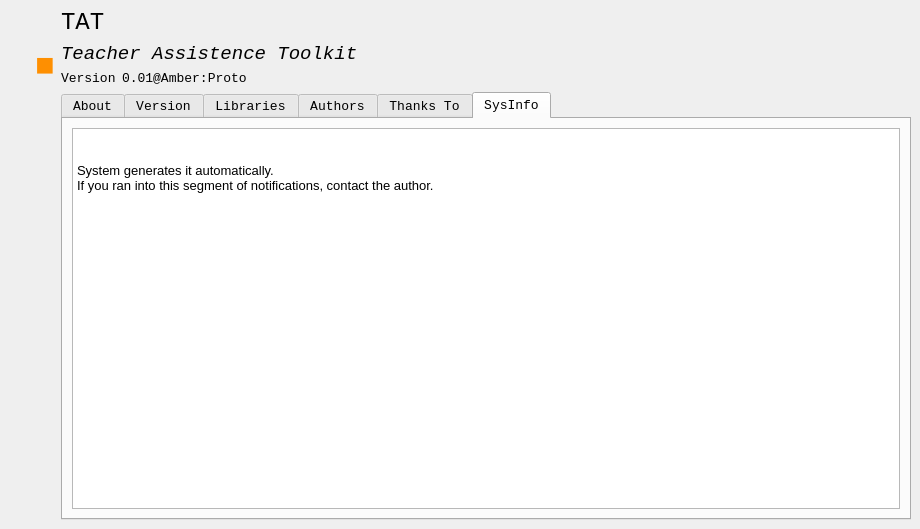
<ui version="4.0">
 <author/>
 <comment/>
 <exportmacro/>
 <class>DecraptedAboutInterface</class>
 <widget class="QMainWindow" name="DecraptedAboutInterface">
 <property name="windowModality">
  <enum>Qt::WindowModal</enum>
 </property>
  <property name="geometry">
   <rect>
    <x>0</x>
    <y>0</y>
    <width>920</width>
    <height>529</height>
   </rect>
  </property>
  <property name="windowTitle">
   <string>About TAT</string>
   </property>
   <widget class="QWidget" name="AboutInterfaceLayout">
    <layout class="QGridLayout" name="gridLayout">
     <item row="0" column="0">
      <layout class="QVBoxLayout" name="verticalLayout_2">
       <item>
        <widget class="QLabel" name="PicLabel">
         <property name="sizePolicy">
          <sizepolicy hsizetype="Minimum" vsizetype="Minimum">
           <horstretch>0</horstretch>
           <verstretch>0</verstretch>
          </sizepolicy>
         </property>
         <property name="text">
          <string/>
         </property>
         <property name="pixmap">
          <pixmap resource="resources.qrc">:/pics/resources/pics/Beacon.png</pixmap>
         </property>
        </widget>
       </item>
       <item>
        <spacer name="verticalSpacer_2">
         <property name="orientation">
          <enum>Qt::Vertical</enum>
         </property>
         <property name="sizeHint" stdset="0">
          <size>
           <width>20</width>
           <height>40</height>
          </size>
         </property>
        </spacer>
       </item>
      </layout>
     </item>
     <item row="0" column="1">
      <layout class="QVBoxLayout" name="verticalLayout" stretch="0,1,3">
       <item>
        <spacer name="verticalSpacer_3">
         <property name="orientation">
          <enum>Qt::Vertical</enum>
         </property>
         <property name="sizeHint" stdset="0">
          <size>
           <width>20</width>
           <height>40</height>
          </size>
         </property>
        </spacer>
       </item>
       <item>
        <widget class="QLabel" name="ColorLabel">
         <property name="sizePolicy">
          <sizepolicy hsizetype="Fixed" vsizetype="Fixed">
           <horstretch>0</horstretch>
           <verstretch>0</verstretch>
          </sizepolicy>
         </property>
         <property name="font">
          <font>
           <pointsize>18</pointsize>
           <italic>true</italic>
          </font>
         </property>
         <property name="statusTip">
          <string>#FE8F01</string>
         </property>
         <property name="whatsThis">
          <string>#FE8F01</string>
         </property>
         <property name="styleSheet">
          <string notr="true">color: rgb(254, 143, 1);</string>
         </property>
         <property name="text">
          <string>◼</string>
         </property>
        </widget>
       </item>
       <item>
        <spacer name="verticalSpacer">
         <property name="orientation">
          <enum>Qt::Vertical</enum>
         </property>
         <property name="sizeType">
          <enum>QSizePolicy::Expanding</enum>
         </property>
         <property name="sizeHint" stdset="0">
          <size>
           <width>20</width>
           <height>40</height>
          </size>
         </property>
        </spacer>
       </item>
      </layout>
     </item>
     <item row="0" column="2">
      <layout class="QVBoxLayout" name="TATInfoLayout">
       <item>
        <layout class="QVBoxLayout" name="TATCoreInfoLayout">
         <item>
          <widget class="QLabel" name="TATLabel">
           <property name="font">
            <font>
             <family>Courier New</family>
             <pointsize>18</pointsize>
             <italic>false</italic>
            </font>
           </property>
           <property name="text">
            <string>TAT</string>
           </property>
          </widget>
         </item>
         <item>
          <widget class="QLabel" name="TATFullLabel">
           <property name="font">
            <font>
             <family>Courier New</family>
             <pointsize>14</pointsize>
             <italic>true</italic>
            </font>
           </property>
           <property name="text">
            <string>Teacher Assistence Toolkit</string>
           </property>
          </widget>
         </item>
         <item>
          <layout class="QHBoxLayout" name="VersionLayot">
           <item>
            <widget class="QLabel" name="VersionLabel">
             <property name="sizePolicy">
              <sizepolicy hsizetype="Fixed" vsizetype="Preferred">
               <horstretch>0</horstretch>
               <verstretch>0</verstretch>
              </sizepolicy>
             </property>
             <property name="font">
              <font>
               <family>Courier New</family>
               <pointsize>10</pointsize>
              </font>
             </property>
             <property name="text">
              <string>Version</string>
             </property>
            </widget>
           </item>
           <item>
            <widget class="QLabel" name="VersionFullLabel">
             <property name="font">
              <font>
               <family>Courier New</family>
               <pointsize>10</pointsize>
              </font>
             </property>
             <property name="text">
              <string>0.01@Amber:Proto</string>
             </property>
            </widget>
           </item>
          </layout>
         </item>
        </layout>
       </item>
       <item>
        <widget class="QTabWidget" name="DetailTab">
         <property name="enabled">
          <bool>true</bool>
         </property>
         <property name="font">
          <font>
           <family>Courier New</family>
           <pointsize>10</pointsize>
          </font>
         </property>
         <property name="currentIndex">
          <number>5</number>
         </property>
         <widget class="QWidget" name="About">
          <property name="enabled">
           <bool>true</bool>
          </property>
          <attribute name="title">
           <string>About</string>
          </attribute>
          <layout class="QGridLayout" name="gridLayout_3">
           <item row="0" column="0">
            <widget class="QPlainTextEdit" name="AboutDisplay">
             <property name="enabled">
              <bool>true</bool>
             </property>
             <property name="font">
              <font>
               <family>Arial</family>
               <pointsize>10</pointsize>
              </font>
             </property>
             <property name="frameShape">
              <enum>QFrame::NoFrame</enum>
             </property>
             <property name="readOnly">
              <bool>true</bool>
             </property>
             <property name="plainText">
              <string>TAT - Teacher Assistence Toolkit
 A Toolkit aimed to help teachers finish boring jobs easily and seemlessly.

 (c) 2017-2018 Beacon Qt DevGrp
 License:GNU Lesser General Public License v3.0
 </string>
             </property>
            </widget>
           </item>
          </layout>
         </widget>
         <widget class="QWidget" name="VersionDetail">
          <property name="enabled">
           <bool>true</bool>
          </property>
          <attribute name="title">
           <string>Version</string>
          </attribute>
          <layout class="QGridLayout" name="gridLayout_7">
           <item row="0" column="0">
            <widget class="QTextBrowser" name="VersionDetailDisplay">
             <property name="enabled">
              <bool>true</bool>
             </property>
             <property name="font">
              <font>
               <family>Arial</family>
               <pointsize>10</pointsize>
               <italic>false</italic>
              </font>
             </property>
             <property name="frameShape">
              <enum>QFrame::NoFrame</enum>
             </property>
             <property name="html">
              <string>&lt;!DOCTYPE HTML PUBLIC &quot;-//W3C//DTD HTML 4.0//EN&quot; &quot;http://www.w3.org/TR/REC-html40/strict.dtd&quot;&gt;
 &lt;html&gt;&lt;head&gt;&lt;meta name=&quot;qrichtext&quot; content=&quot;1&quot; /&gt;&lt;style type=&quot;text/css&quot;&gt;
 p, li { white-space: pre-wrap; }
 &lt;/style&gt;&lt;/head&gt;&lt;body style=&quot; font-family:'Arial'; font-size:10pt; font-weight:400; font-style:normal;&quot;&gt;
 &lt;p style=&quot; margin-top:0px; margin-bottom:0px; margin-left:0px; margin-right:0px; -qt-block-indent:0; text-indent:0px;&quot;&gt;System generates it automatically.&lt;/p&gt;
 &lt;p style=&quot; margin-top:0px; margin-bottom:0px; margin-left:0px; margin-right:0px; -qt-block-indent:0; text-indent:0px;&quot;&gt;If you ran into this segment of notifications, contact the author.&lt;/p&gt;&lt;/body&gt;&lt;/html&gt;</string>
             </property>
            </widget>
           </item>
          </layout>
         </widget>
         <widget class="QWidget" name="Libraries">
          <property name="enabled">
           <bool>true</bool>
          </property>
          <attribute name="title">
           <string>Libraries</string>
          </attribute>
          <layout class="QGridLayout" name="gridLayout_4">
           <item row="0" column="0">
            <widget class="QTextBrowser" name="LibrariesDisplay">
             <property name="enabled">
              <bool>true</bool>
             </property>
             <property name="font">
              <font>
               <family>Arial</family>
               <pointsize>10</pointsize>
              </font>
             </property>
             <property name="frameShape">
              <enum>QFrame::NoFrame</enum>
             </property>
             <property name="html">
              <string>&lt;!DOCTYPE HTML PUBLIC &quot;-//W3C//DTD HTML 4.0//EN&quot; &quot;http://www.w3.org/TR/REC-html40/strict.dtd&quot;&gt;
 &lt;html&gt;&lt;head&gt;&lt;meta name=&quot;qrichtext&quot; content=&quot;1&quot; /&gt;&lt;style type=&quot;text/css&quot;&gt;
 p, li { white-space: pre-wrap; }
 &lt;/style&gt;&lt;/head&gt;&lt;body style=&quot; font-family:'Arial'; font-size:10pt; font-weight:400; font-style:normal;&quot;&gt;
 &lt;p style=&quot; margin-top:0px; margin-bottom:0px; margin-left:0px; margin-right:0px; -qt-block-indent:0; text-indent:0px;&quot;&gt;System generates it automatically.&lt;/p&gt;
 &lt;p style=&quot; margin-top:0px; margin-bottom:0px; margin-left:0px; margin-right:0px; -qt-block-indent:0; text-indent:0px;&quot;&gt;If you ran into this segment of notifications, contact the author.&lt;/p&gt;&lt;/body&gt;&lt;/html&gt;</string>
             </property>
             <property name="openLinks">
              <bool>false</bool>
             </property>
            </widget>
           </item>
          </layout>
         </widget>
         <widget class="QWidget" name="Authors">
          <property name="enabled">
           <bool>true</bool>
          </property>
          <attribute name="title">
           <string>Authors</string>
          </attribute>
          <layout class="QGridLayout" name="gridLayout_6">
           <item row="0" column="0">
            <widget class="QTextBrowser" name="AuthorsDiaplay">
             <property name="enabled">
              <bool>true</bool>
             </property>
             <property name="font">
              <font>
               <family>Arial</family>
               <pointsize>10</pointsize>
              </font>
             </property>
             <property name="frameShape">
              <enum>QFrame::NoFrame</enum>
             </property>
             <property name="html">
              <string>&lt;!DOCTYPE HTML PUBLIC &quot;-//W3C//DTD HTML 4.0//EN&quot; &quot;http://www.w3.org/TR/REC-html40/strict.dtd&quot;&gt;
 &lt;html&gt;&lt;head&gt;&lt;meta name=&quot;qrichtext&quot; content=&quot;1&quot; /&gt;&lt;style type=&quot;text/css&quot;&gt;
 p, li { white-space: pre-wrap; }
 &lt;/style&gt;&lt;/head&gt;&lt;body style=&quot; font-family:'Arial'; font-size:10pt; font-weight:400; font-style:normal;&quot;&gt;
 &lt;p style=&quot; margin-top:0px; margin-bottom:0px; margin-left:0px; margin-right:0px; -qt-block-indent:0; text-indent:0px;&quot;&gt;Please report bugs or unexpected behavior to Beacon1096@outlook.com.&lt;/p&gt;
 &lt;p style=&quot;-qt-paragraph-type:empty; margin-top:0px; margin-bottom:0px; margin-left:0px; margin-right:0px; -qt-block-indent:0; text-indent:0px;&quot;&gt;&lt;br /&gt;&lt;/p&gt;
 &lt;p style=&quot; margin-top:0px; margin-bottom:0px; margin-left:0px; margin-right:0px; -qt-block-indent:0; text-indent:0px;&quot;&gt;&lt;span style=&quot; font-weight:600;&quot;&gt;Beacon1096&lt;/span&gt;&lt;/p&gt;
 &lt;p style=&quot; margin-top:0px; margin-bottom:0px; margin-left:0px; margin-right:0px; -qt-block-indent:0; text-indent:0px;&quot;&gt;&lt;span style=&quot; font-style:italic;&quot;&gt;Programming, Qt Mainframe, Processing Backend&lt;/span&gt;&lt;/p&gt;
 &lt;p style=&quot; margin-top:0px; margin-bottom:0px; margin-left:0px; margin-right:0px; -qt-block-indent:0; text-indent:0px;&quot;&gt;&lt;a href=&quot;mailto:Beacon1096@outlook.com&quot;&gt;&lt;span style=&quot; font-style:italic; text-decoration: underline; color:#0055ff;&quot;&gt;Beacon1096@outlook.com&lt;/span&gt;&lt;/a&gt;&lt;/p&gt;
 &lt;p style=&quot;-qt-paragraph-type:empty; margin-top:0px; margin-bottom:0px; margin-left:0px; margin-right:0px; -qt-block-indent:0; text-indent:0px; font-style:italic;&quot;&gt;&lt;br /&gt;&lt;/p&gt;
 &lt;p style=&quot; margin-top:0px; margin-bottom:0px; margin-left:0px; margin-right:0px; -qt-block-indent:0; text-indent:0px;&quot;&gt;&lt;span style=&quot; font-weight:600;&quot;&gt;Polaris1087&lt;/span&gt;&lt;/p&gt;
 &lt;p style=&quot; margin-top:0px; margin-bottom:0px; margin-left:0px; margin-right:0px; -qt-block-indent:0; text-indent:0px;&quot;&gt;&lt;span style=&quot; font-style:italic;&quot;&gt;UI frontend &amp;amp; design, Translation, Qt Portage&lt;/span&gt;&lt;/p&gt;
 &lt;p style=&quot; margin-top:0px; margin-bottom:0px; margin-left:0px; margin-right:0px; -qt-block-indent:0; text-indent:0px;&quot;&gt;&lt;a href=&quot;mailto:Polaris1087@outlook.com&quot;&gt;&lt;span style=&quot; font-style:italic; text-decoration: underline; color:#0055ff;&quot;&gt;Polaris1087@outlook.com&lt;/span&gt;&lt;/a&gt;&lt;/p&gt;&lt;/body&gt;&lt;/html&gt;</string>
             </property>
             <property name="openLinks">
              <bool>false</bool>
             </property>
            </widget>
           </item>
          </layout>
         </widget>
         <widget class="QWidget" name="ThanksTo">
          <property name="enabled">
           <bool>true</bool>
          </property>
          <attribute name="title">
           <string>Thanks To</string>
          </attribute>
          <layout class="QGridLayout" name="gridLayout_5">
           <item row="0" column="0">
            <widget class="QTextBrowser" name="ThanksToDisplay">
             <property name="enabled">
              <bool>true</bool>
             </property>
             <property name="font">
              <font>
               <family>Arial</family>
               <pointsize>10</pointsize>
              </font>
             </property>
             <property name="frameShape">
              <enum>QFrame::NoFrame</enum>
             </property>
             <property name="html">
              <string>&lt;!DOCTYPE HTML PUBLIC &quot;-//W3C//DTD HTML 4.0//EN&quot; &quot;http://www.w3.org/TR/REC-html40/strict.dtd&quot;&gt;
 &lt;html&gt;&lt;head&gt;&lt;meta name=&quot;qrichtext&quot; content=&quot;1&quot; /&gt;&lt;style type=&quot;text/css&quot;&gt;
 p, li { white-space: pre-wrap; }
 &lt;/style&gt;&lt;/head&gt;&lt;body style=&quot; font-family:'Arial'; font-size:10pt; font-weight:400; font-style:normal;&quot;&gt;
 &lt;p style=&quot;-qt-paragraph-type:empty; margin-top:0px; margin-bottom:0px; margin-left:0px; margin-right:0px; -qt-block-indent:0; text-indent:0px; font-family:'Noto Sans';&quot;&gt;&lt;br /&gt;&lt;/p&gt;
 &lt;p style=&quot; margin-top:0px; margin-bottom:0px; margin-left:0px; margin-right:0px; -qt-block-indent:0; text-indent:0px;&quot;&gt;&lt;span style=&quot; font-weight:600;&quot;&gt;Polaris1087&lt;/span&gt;&lt;/p&gt;
 &lt;p style=&quot; margin-top:0px; margin-bottom:0px; margin-left:0px; margin-right:0px; -qt-block-indent:0; text-indent:0px;&quot;&gt;&lt;span style=&quot; font-style:italic;&quot;&gt;encouraging me to finish this project&lt;/span&gt;&lt;/p&gt;
 &lt;p style=&quot;-qt-paragraph-type:empty; margin-top:0px; margin-bottom:0px; margin-left:0px; margin-right:0px; -qt-block-indent:0; text-indent:0px; font-style:italic;&quot;&gt;&lt;br /&gt;&lt;/p&gt;
 &lt;p style=&quot; margin-top:0px; margin-bottom:0px; margin-left:0px; margin-right:0px; -qt-block-indent:0; text-indent:0px;&quot;&gt;&lt;span style=&quot; font-weight:600;&quot;&gt;Wuhan Education Bureau&lt;/span&gt;&lt;/p&gt;
 &lt;p style=&quot; margin-top:0px; margin-bottom:0px; margin-left:0px; margin-right:0px; -qt-block-indent:0; text-indent:0px;&quot;&gt;&lt;span style=&quot; font-style:italic;&quot;&gt;I pretty much have nothing to complain about this&lt;/span&gt;&lt;/p&gt;&lt;/body&gt;&lt;/html&gt;</string>
             </property>
             <property name="openLinks">
              <bool>false</bool>
             </property>
            </widget>
           </item>
          </layout>
         </widget>
         <widget class="QWidget" name="SysInfoTab">
          <attribute name="title">
           <string>SysInfo</string>
          </attribute>
          <layout class="QGridLayout" name="gridLayout_2">
           <item row="0" column="0">
            <widget class="QTextBrowser" name="SysInfoDisplay">
             <property name="enabled">
              <bool>true</bool>
             </property>
             <property name="font">
              <font>
               <family>Arial</family>
               <pointsize>10</pointsize>
              </font>
             </property>
             <property name="html">
              <string>&lt;!DOCTYPE HTML PUBLIC &quot;-//W3C//DTD HTML 4.0//EN&quot; &quot;http://www.w3.org/TR/REC-html40/strict.dtd&quot;&gt;
 &lt;html&gt;&lt;head&gt;&lt;meta name=&quot;qrichtext&quot; content=&quot;1&quot; /&gt;&lt;style type=&quot;text/css&quot;&gt;
 p, li { white-space: pre-wrap; }
 &lt;/style&gt;&lt;/head&gt;&lt;body style=&quot; font-family:'Arial'; font-size:10pt; font-weight:400; font-style:normal;&quot;&gt;
 &lt;p style=&quot; margin-top:0px; margin-bottom:0px; margin-left:0px; margin-right:0px; -qt-block-indent:0; text-indent:0px;&quot;&gt;System generates it automatically.&lt;/p&gt;
 &lt;p style=&quot; margin-top:0px; margin-bottom:0px; margin-left:0px; margin-right:0px; -qt-block-indent:0; text-indent:0px;&quot;&gt;If you ran into this segment of notifications, contact the author.&lt;/p&gt;&lt;/body&gt;&lt;/html&gt;</string>
             </property>
             <property name="openLinks">
              <bool>false</bool>
             </property>
            </widget>
           </item>
          </layout>
         </widget>
        </widget>
       </item>
      </layout>
     </item>
    </layout>
   </widget>
  </widget>
  <resources>
   <include location="resources.qrc"/>
  </resources>
  <connections/>
 </ui>
